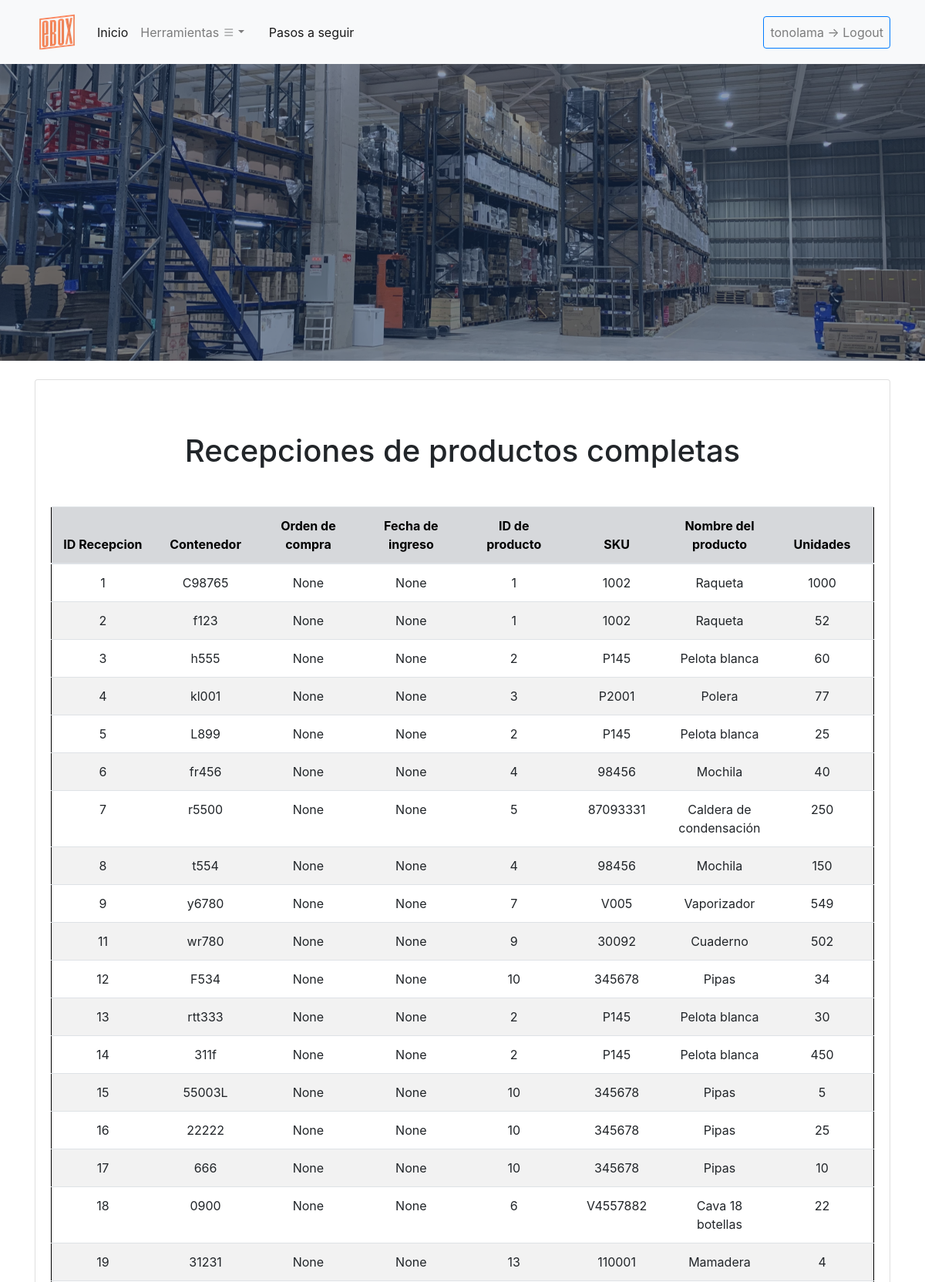
The app's page /eboxApp/recepcion/wRecepcion_full/ (signed in, upper part) with its own data.
### eboxApp/models.py (models this page shows, shortened)
class Recepcion(models.Model):
    num_contenedor = models.CharField(max_length=100)
    orden_compra = models.CharField(max_length=100, null = True)
    sku_in = models.ForeignKey(Maestra, on_delete=models.CASCADE)
    unidades_in = models.IntegerField()
    fecha_recepcion = models.DateField(null=True)

class Maestra(models.Model):
    nombre_producto = models.CharField(max_length=300)
    numero_sku = models.CharField(max_length=300)
    categoria = models.CharField(max_length=300)

### eboxApp/views.py (the view)
# urls.py: path('recepcion/wRecepcion_full/', views.buscarRecepcion, name = 'buscarTodoRecepcion'),
@login_required
def buscarRecepcion(request):
    if request.method == 'GET': # si existe una solicitud, get
        recepciones = Recepcion.objects.all()
        return render(request, 'eboxApp/wRecepcion_full.html', {'recepciones':recepciones })

### eboxApp/templates/eboxApp/wRecepcion_full.html (shortened to what this page needs)
{% extends "eboxApp/base.html" %}
{% load static %}
{% block contenido_que_cambia %}
<div class="container text-center">
    <div class="card mt-4">
        <div class="card-body">
            <h1 class="my-5">Recepciones de productos completas</h1>
            {% if recepciones %}
                <div class="table-responsive">
                    <table class="table table-hover">
                        <thead>
                            <tr class = "table-secondary">
                                <th>ID Recepcion</th>
                                <th>Contenedor</th>
                                <th>Orden de compra</th>
                                <th>Fecha de ingreso</th>
                                <th>ID de producto</th>
                                <th>SKU</th>
                                <th>Nombre del producto</th>
                                <th>Unidades</th>
                            </tr>
                        </thead>
                        <tbody>
                            {% for recepcion in recepciones %}
                                <tr>
                                    <td>{{recepcion.pk}}</td>
                                    <td>{{recepcion.num_contenedor}}</td>
                                    <td>{{recepcion.orden_compra}}</td>
                                    <td>{{recepcion.fecha_recepcion}}</td>
                                    <td>{{recepcion.sku_in.id}}</td>
                                    <td>{{recepcion.sku_in.numero_sku}}</td>
                                    <td>{{recepcion.sku_in.nombre_producto}}</td>
                                    <td>{{recepcion.unidades_in}}</td>
                                </tr>
                            {% endfor %}
                        </tbody>
                    </table>
                </div>
            {% else %}
                <div class="my-5">
                    <h3>No hay datos</h3>
                </div>
                <a class="btn btn-warning my-3" href="{% url 'eboxApp:Recepcion' %}">Volver</a>
            {% endif %}
        </div>
    </div>
</div>
{% endblock %}

### eboxApp/templates/eboxApp/base.html (shortened to what this page needs)
<!DOCTYPE html>
<html lang="es">
    <head>
        {% load static %}
        <link href="https://cdn.jsdelivr.net/npm/bootstrap-icons@1.5.0/font/bootstrap-icons.css" rel="stylesheet" type="text/css" />
        <link href="{% static 'eboxApp/css/styles.css' %}" rel="stylesheet" />
        <link rel="stylesheet" href="https://stackpath.bootstrapcdn.com/bootstrap/4.3.1/css/bootstrap.min.css">
        <link rel="stylesheet" href="https://maxcdn.bootstrapcdn.com/bootstrap/4.0.0/css/bootstrap.min.css">
    </head>
    <body>
        <nav class="navbar navbar-expand-lg navbar-light  bg-light static-top sticky-top">
            <div class="container">
              <a class="navbar-brand" href="{% url 'eboxApp:Index' %}">
                <img src="{% static 'eboxApp/assets/img/logoEbox.png' %}" alt="ebox Logo">
              </a>
              <div class="collapse navbar-collapse" id="navbarNav">
                <ul class="navbar-nav mr-auto">
                  <li class="nav-item active">
                    <a class="nav-link" href="{% url 'eboxApp:Index' %}">Inicio</a>
                  </li>
                <li class="nav-item dropdown">
                    <a class="nav-link dropdown-toggle" href="#" id="navbarDropdown" role="button" data-toggle="dropdown" aria-haspopup="true" aria-expanded="false">Herramientas <i class="bi bi-list"></i></a>
                </li>
                <li class="nav-item active">
                  <a class="nav-link" href="#"></a>
                </li>
                <li class="nav-item active">
                  <a class="nav-link" href="#Comosehace">Pasos a seguir</a>
                </li>
                </ul>
                {% if user.is_authenticated %}
                <ul class="navbar-nav ml-lg-2">
                  <li class="nav-item">
                    <a class="nav-link btn btn-outline-primary" href="{% url 'eboxApp:logout' %}">{{ user.username }} -> Logout</a>
                  </li>
                </ul>
                {% else %}
                <ul class="navbar-nav ml-lg-2">
                  <li class="nav-item">
                    <a class="nav-link btn btn-outline-primary" href="{% url 'eboxApp:Login' %}">Iniciar Sesión</a>
                  </li>
                </ul>
                {% endif %}
              </div>
            </div>
          </nav>
        <header class="masthead">
            <div class="container position-relative">
                <div class="row justify-content-center">
                    <div class="col-xl-6">
                    </div>
                </div>
            </div>
        </header>
        {% block contenido_que_cambia %}
        {% endblock %}
        <br>
        <br>
    </body>
</html>

### records on screen
Recepcion: pk "1", num_contenedor "C98765", orden_compra "None", fecha_recepcion "None", sku_in.id "1", sku_in.numero_sku "1002", sku_in.nombre_producto "Raqueta", unidades_in "1000"
Recepcion: pk "2", num_contenedor "f123", orden_compra "None", fecha_recepcion "None", sku_in.id "1", sku_in.numero_sku "1002", sku_in.nombre_producto "Raqueta", unidades_in "52"
Recepcion: pk "3", num_contenedor "h555", orden_compra "None", fecha_recepcion "None", sku_in.id "2", sku_in.numero_sku "P145", sku_in.nombre_producto "Pelota blanca", unidades_in "60"
Recepcion: pk "4", num_contenedor "kl001", orden_compra "None", fecha_recepcion "None", sku_in.id "3", sku_in.numero_sku "P2001", sku_in.nombre_producto "Polera", unidades_in "77"
Recepcion: pk "5", num_contenedor "L899", orden_compra "None", fecha_recepcion "None", sku_in.id "2", sku_in.numero_sku "P145", sku_in.nombre_producto "Pelota blanca", unidades_in "25"
Recepcion: pk "6", num_contenedor "fr456", orden_compra "None", fecha_recepcion "None", sku_in.id "4", sku_in.numero_sku "98456", sku_in.nombre_producto "Mochila", unidades_in "40"
Recepcion: pk "7", num_contenedor "r5500", orden_compra "None", fecha_recepcion "None", sku_in.id "5", sku_in.numero_sku "87093331", sku_in.nombre_producto "Caldera de condensación", unidades_in "250"
Recepcion: pk "8", num_contenedor "t554", orden_compra "None", fecha_recepcion "None", sku_in.id "4", sku_in.numero_sku "98456", sku_in.nombre_producto "Mochila", unidades_in "150"
Recepcion: pk "9", num_contenedor "y6780", orden_compra "None", fecha_recepcion "None", sku_in.id "7", sku_in.numero_sku "V005", sku_in.nombre_producto "Vaporizador", unidades_in "549"
Recepcion: pk "11", num_contenedor "wr780", orden_compra "None", fecha_recepcion "None", sku_in.id "9", sku_in.numero_sku "30092", sku_in.nombre_producto "Cuaderno", unidades_in "502"
Recepcion: pk "12", num_contenedor "F534", orden_compra "None", fecha_recepcion "None", sku_in.id "10", sku_in.numero_sku "345678", sku_in.nombre_producto "Pipas", unidades_in "34"
Recepcion: pk "13", num_contenedor "rtt333", orden_compra "None", fecha_recepcion "None", sku_in.id "2", sku_in.numero_sku "P145", sku_in.nombre_producto "Pelota blanca", unidades_in "30"
Recepcion: pk "14", num_contenedor "311f", orden_compra "None", fecha_recepcion "None", sku_in.id "2", sku_in.numero_sku "P145", sku_in.nombre_producto "Pelota blanca", unidades_in "450"
Recepcion: pk "15", num_contenedor "55003L", orden_compra "None", fecha_recepcion "None", sku_in.id "10", sku_in.numero_sku "345678", sku_in.nombre_producto "Pipas", unidades_in "5"
Recepcion: pk "16", num_contenedor "22222", orden_compra "None", fecha_recepcion "None", sku_in.id "10", sku_in.numero_sku "345678", sku_in.nombre_producto "Pipas", unidades_in "25"
Recepcion: pk "17", num_contenedor "666", orden_compra "None", fecha_recepcion "None", sku_in.id "10", sku_in.numero_sku "345678", sku_in.nombre_producto "Pipas", unidades_in "10"
Recepcion: pk "18", num_contenedor "0900", orden_compra "None", fecha_recepcion "None", sku_in.id "6", sku_in.numero_sku "V4557882", sku_in.nombre_producto "Cava 18 botellas", unidades_in "22"
Recepcion: pk "19", num_contenedor "31231", orden_compra "None", fecha_recepcion "None", sku_in.id "13", sku_in.numero_sku "110001", sku_in.nombre_producto "Mamadera", unidades_in "4"

### other values on screen
{{ user.username }} "tonolama"
